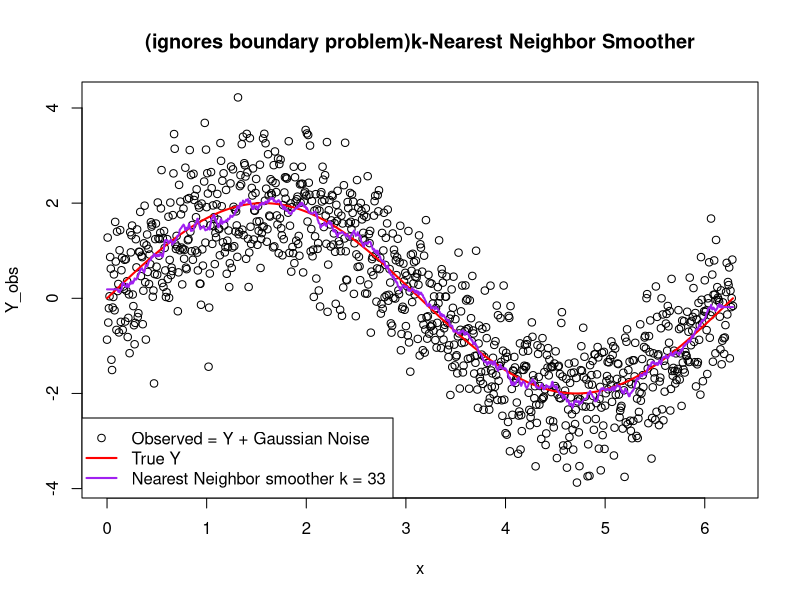
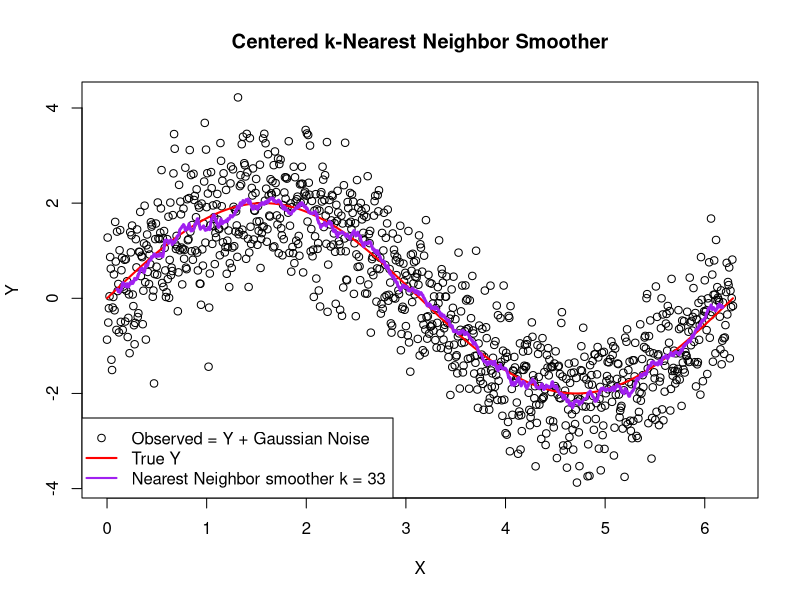

The R source for these figures, in order:
#Jae Chang 2020/Feb/09
#***dataset should be sorted by x values
# Here I simulate a sin wave with gaussian noise and use k-NN centered smoother 
x = seq(0,2*pi,length=1000)
Y = sin(x)*2 #the actual Y
Y_obs = Y + rnorm(length(x),0,0.8) #add noise to Y

x1 = matrix(x,length(x),1)
y1 = matrix(Y_obs,length(x),1)
sample_set = cbind(x1,y1) #in this example x is already sorted

#~~~~~~~~~~~~~~~~~~~~~~~~~~~~~~#
#~~  some functions needed   ~~#
#~~~~~~~~~~~~~~~~~~~~~~~~~~~~~~#
euclidean_distance <- function(p,q){
	#p and q are expected to be an array
	temp = 0
	for(i in 1:length(p)){
		temp = temp + (p[i]-q[i])^2
	}	
	tempAns = temp^(1/2)
	return(temp)
}

#~~~~~~~~~~~~~~~~~~~~~~~~~~~~~~#
#~~nearest neighbour smoother~~#
#~~~~~~~~~~~~~~~~~~~~~~~~~~~~~~#

NNsmoother <- function(sample,k=16){
	#assuming matrix of nx2 matrix
	#this one is slower
	output_m = matrix(0,nrow(sample),2)
	for(i in 1:nrow(sample)){
		#idea is at each point in x we want to grab the k closest
		current_x = c(sample[i,1])
		score = matrix(0,nrow(sample),2) #1st col value of distance x from current_x, 2nd col value of y of x
		for(j in 1:nrow(sample)){
			temp = c(sample[j,1])
			score[j,1] = euclidean_distance(current_x,temp)
			score[j,2] = sample[j,2]
		}
		score = score[order(score[,1],decreasing=FALSE),] #closest to current_x at top in sorted matter
		output_m[i,1] = sample[i,1]
		output_m[i,2] = mean(score[1:k,2])
	}
	return(output_m)
}

#~~~~~~~~~~~~~~~~#
# matrix version #
#~~~~~~~~~~~~~~~~#

NNsmoother_fast <- function(sample,k=17){
	#assume sample is sorted by x, k should be odd
	#this is a centered version (it's basically a centered moving average)
	if(k %% 2 == 0){
		stop("k must be odd")
	}
	m = nrow(sample)
	S = matrix(0,m,m)
	counter = 1
	for(i in 1:(m-k+1)){
		S[i,(counter):(counter+k-1)] = seq(1:k)*0 + 1/k
		counter = counter + 1
	}
	output = S[1:(m-(k-1)),1:m]%*%sample[,2] #assuming 1st column is x and 2nd column is y
	weuseX = sample[(floor(k/2)+1):(m-floor(k/2)),1]
	output2 = cbind(weuseX,output)
	return(output2)
}

#~~~~~~~~~~~~~~~~~~~~~~~~~~~~~~~~#
#~~plot of actual and smoothers~~#
#~~~~~~~~~~~~~~~~~~~~~~~~~~~~~~~~#
par(mfrow=c(1,1))
par(cex=1)
k = 33
testing = NNsmoother(sample_set,k)
plot(x,Y_obs,type="p",main="(ignores boundary problem)k-Nearest Neighbor Smoother")
lines(x,Y,col="red",lwd=2)
legend("bottomleft",box.lty=1,legend=c("Observed = Y + Gaussian Noise","True Y",paste("Nearest Neighbor smoother k =",k)),col=c("black","red","purple"),lwd=c(NA,2,2),pch=c(1,NA,NA))
lines(testing[,1],testing[,2],col="purple",lwd=2)

faster = NNsmoother_fast(sample_set,k)
plot(x,Y_obs,type="p",main="Centered k-Nearest Neighbor Smoother",ylab="Y",xlab="X")
lines(x,Y,col="red",lwd=2)
lines(faster[,1],faster[,2],col="purple",lwd=3)
legend("bottomleft",box.lty=1,legend=c("Observed = Y + Gaussian Noise","True Y",paste("Nearest Neighbor smoother k =",k)),col=c("black","red","purple"),lwd=c(NA,2,2),pch=c(1,NA,NA))





